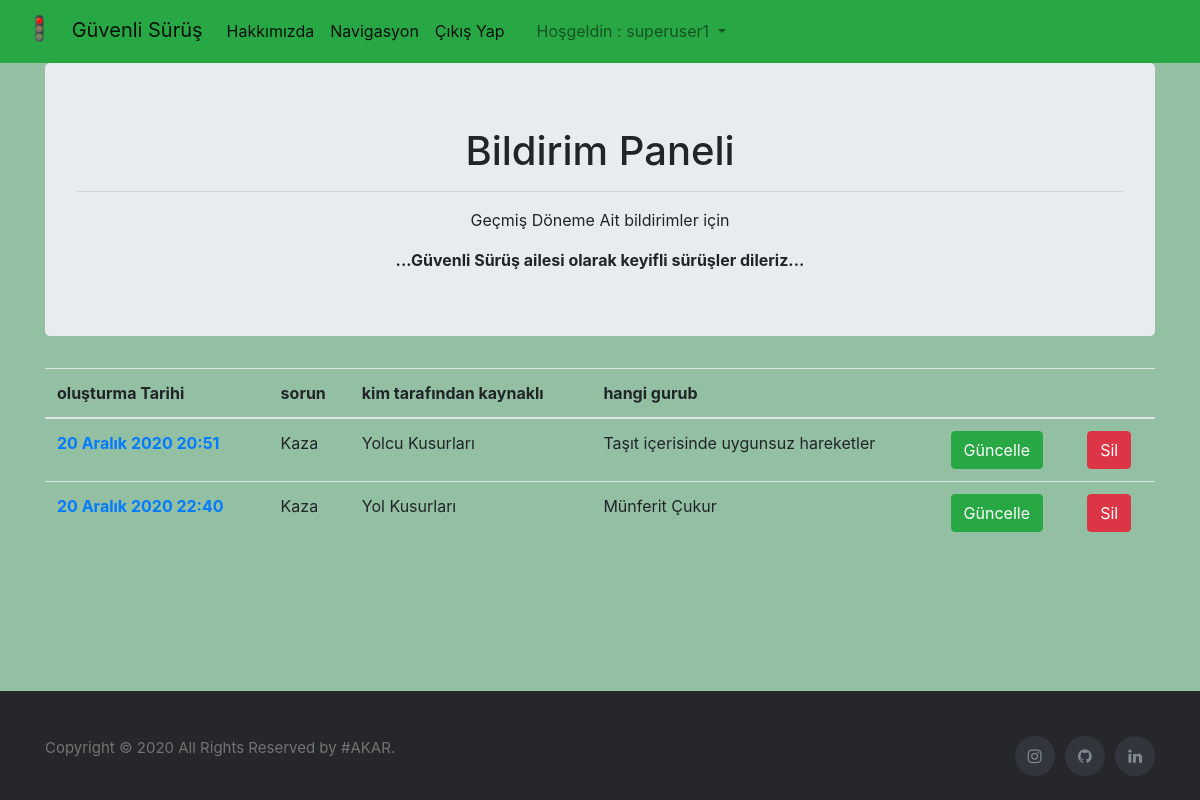
/anket/anketislem/ (signed in), run on an earlier commit of the app's database.
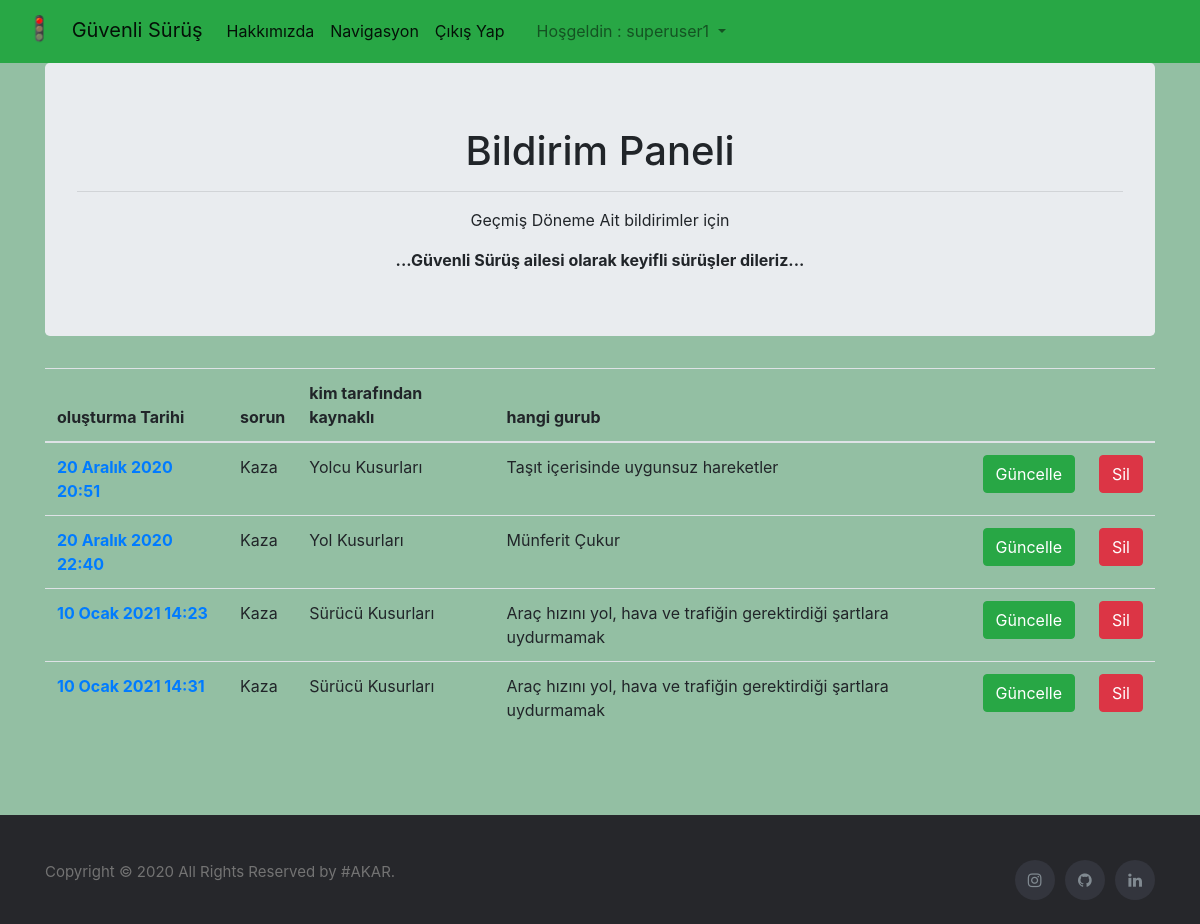
And on a later commit of the database.
### anket/models.py (models this page shows)
class Anket(models.Model):    #anket tablom
    author = models.ForeignKey("auth.user",on_delete=models.CASCADE,verbose_name="Kayıdı oluşturan")   # kimin yazacagını userdaki foreing ile  tutacaz
    enlem  = models.FloatField()
    boylam = models.FloatField()
    sorun  = models.CharField(max_length=200)
    ana_unsur = models.CharField(max_length=200 ,verbose_name="Sorun Kim Tarafından Kaynaklı",blank=False) # belediye / kullanıcılar / doğal problemler vs
    benzerlik = models.CharField(max_length=200, verbose_name="Hangi Guruba Dahil",blank=False ) # belediyenin alt yapılandırması mesela trafik işaretçilerimi yoksa asvaltmı vs
    alinabilecek_onlem = models.TextField( verbose_name="Sorun ve Çözüm İçin Tavsiyeler (opsiyonel)" ,blank=True )
    tarih = models.DateTimeField(default=now, editable=False)

### anket/views.py (the view)
# urls.py: path('anketislem/',anketislem),
@login_required(login_url="/user/giris")
def anketislem(request):
    newAnket=Anket.objects.filter(author=request.user)
    return render (request,"anketislem.html",{"newAnket":newAnket})

### templates/anketislem.html (shortened to what this page needs)
{% extends "common/layout.html" %}
{% block content %}
<div class="container">
  <div class="jumbotron text-center">
    <h1>Bildirim Paneli</h1>
    <hr>
    <p>Geçmiş Döneme Ait bildirimler için</p>
    <strong>...Güvenli Sürüş ailesi olarak keyifli sürüşler dileriz...</strong>
  </div>
{% if newAnket %}
 <table class="table" style="width: 100%;">
  <thead>
    <tr>
      <th scope="col">oluşturma Tarihi</th>
      <th scope="col">sorun</th>
      <th scope="col">kim tarafından kaynaklı</th>
      <th scope="col">hangi gurub</th>
      <th scope="col"></th>
      <th scope="col"></th>
    </tr>
  </thead>
  <tbody>
     {% for Anket in newAnket %}
     <tr>
      <th scope="row"><a href="/anket/detay/{{Anket.id}}"> {{Anket.tarih}}</a></th>
      <td>{{Anket.sorun}}</td>
      <td>{{Anket.ana_unsur}}</td>
      <td>{{Anket.benzerlik}}</td>
      <td><a href="/anket/guncelle/{{Anket.id}}" class="btn btn-success"> Güncelle</a></td>
      <td><a href="/anket/sil/{{Anket.id}}" class="btn btn-danger"> Sil</a></td>
    </tr>
     {% endfor %}
</table>
{% else %}
<div class="alert alert-danger"> Henüz bir bildiriminiz yok</div>
{% endif %}
</div>
<br>
{% endblock %}

### templates/common/layout.html (shortened to what this page needs)
{% load static %}
<!DOCTYPE html>
<html lang="en">
<head>
</head>
<body>
    {% include 'common/navbar.html' %}
    {% block content %}{% endblock %}
</body>
{% include 'common/footer.html' %}
</html>

### templates/common/navbar.html (shortened to what this page needs)
{% load static %}
<link rel="stylesheet" href="https://stackpath.bootstrapcdn.com/bootstrap/4.3.1/css/bootstrap.min.css"
>
<link rel="stylesheet" href="https://cdnjs.cloudflare.com/ajax/libs/font-awesome/4.7.0/css/font-awesome.min.css">
<link rel="stylesheet" href="{% static 'navbar.css'%} ">
<nav class="navbar navbar-expand-lg navbar-light bg-success " id="buyuknav" style="z-index: 1000000;">
  <div class="sol">
    <a class="navbar-brand" href="/"> <img src="{% static 'trafficgift.gif' %}" style="width: 50px" class="px-2">
      Güvenli
      Sürüş</a>
  </div>
  <div class="collapse navbar-collapse" id="acılannavbar">
    <div class="orta">
      <ul class="navbar-nav mr-auto">
        <li class="nav-item active">
          <a class="nav-link" href="/hakkında">Hakkımızda <span class="sr-only">(current)</span></a>
        </li>
        <li class="nav-item active">
          <a class="nav-link" href="/navigasyon">Navigasyon <span class="sr-only">(current)</span></a>
        </li>
        {% if request.user.is_authenticated %}
        <li class="nav-item active">
          <a class="nav-link" href="/user/logout">Çıkış Yap <span class="sr-only">(current)</span></a>
        </li>
        {% endif %}
      </ul>
    </div>
    <div class="sag social float-right">
      <ul class="navbar-nav mr-auto">
        {% if request.user.is_authenticated %}
        <li class="nav-item active">
          <a class="nav-link" href="/user/giris"> <span class="sr-only">(current)</span></a>
        </li>
        <li class="nav-item dropdown">
          <a class="nav-link dropdown-toggle" href="#" id="navbarDropdown" role="button" data-toggle="dropdown"
            aria-haspopup="true" aria-expanded="false">
            Hoşgeldin : {{request.user.username}}
          </a>
        </li>
        {% endif %}
      </ul>
    </div>
  </div>
</nav>

### templates/common/footer.html
{% load static %}
<footer class="site-footer">
    <link rel="stylesheet" href="{% static 'footer-style.css'%} ">
    <link rel="stylesheet" href="https://cdnjs.cloudflare.com/ajax/libs/font-awesome/4.7.0/css/font-awesome.min.css"/>
    <div class="container">
      <div class="row">
        <div class="col-md-8 col-sm-6 col-xs-12">
          <p class="copyright-text">Copyright &copy; 2020 All Rights Reserved by
       <a href="#" style="text-decoration: none;">#AKAR</a>.
          </p>
        </div>
        <div class="col-md-4 col-sm-6 col-xs-12">
          <ul class="social-icons">
            <li><a class="instagram" href="https://www.instagram.com/mberkayakar/?hl=tr"><i class="fa fa-instagram"></i></a></li>
            <li><a class="dribbble" href="https://github.com/mberkayakar"><i class="fa fa-github"></i></a></li>
            <li><a class="linkedin" href="https://www.linkedin.com/in/berkayakar/"><i class="fa fa-linkedin"></i></a></li>
          </ul>
        </div>
      </div>
    </div>
</footer>

### static/footer-style.css (style rules this page uses)
html { position: relative; min-height: 100%; }
footer { position: absolute; left: 0; bottom: 0; }
body { height: 100%; margin-bottom: 150px; }
.site-footer { position: absolute; background-color: #26272b; padding: 45px 0 20px; font-size: 15px; line-height: 24px; color: #737373; width: 100%; }
.site-footer a { color: #737373; }
.site-footer .social-icons { text-align: right }
.site-footer .social-icons a { width: 40px; height: 40px; line-height: 40px; margin-left: 6px; margin-right: 0; border-radius: 100%; background-color: #33353d }
.copyright-text { margin: 0 }
.social-icons { padding-left: 0; margin-bottom: 0; list-style: none }
.social-icons li { display: inline-block; margin-bottom: 4px }
.social-icons a { background-color: #eceeef; color: #818a91; font-size: 16px; display: inline-block; line-height: 44px; width: 44px; height: 44px; text-align: center; margin-right: 8px; border-radius: 100%; -webkit-transition: all .2s linear; -o-transition: all .2s linear; transition: all .2s linear }

### templates/common/navbar.html (style rules this page uses)
body { background-color: #93BFA3; }

What changed in the data, as far as the page shows it:
added Anket: tarih "10 Ocak 2021 14:23", sorun "Kaza", ana_unsur "Sürücü Kusurları", benzerlik "Araç hızını yol, hava ve trafiğin gerektirdiği şartlara uydurmamak"
added Anket: tarih "10 Ocak 2021 14:31", sorun "Kaza", ana_unsur "Sürücü Kusurları", benzerlik "Araç hızını yol, hava ve trafiğin gerektirdiği şartlara uydurmamak"
